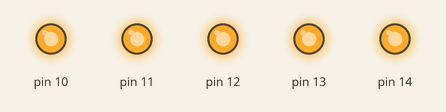
Recording of a sketch running on a simulated Arduino Uno, built with avr-gcc and run on an emulated ATmega328P. On the bench: output pins drawn as LEDs (lit = HIGH).

Above: at 0.15 s.
At 2.25 s:
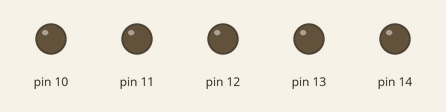
Timing chart, 0 to 3.0 s (numbered marks = the images above):
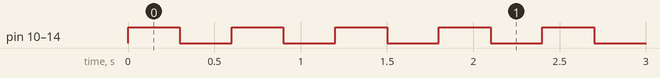

Measured:
- by itself, pin 10–14: alternates HIGH for 0.30 s and LOW for 0.30 s

The sketch:

pro7_for_loop_4_led_blinking.ino
```cpp
int del = 300;
void setup() {
  // put your setup code here, to run once:
  for (int i = 10; i <= 14; i++) {
    pinMode(i, OUTPUT);
  }
}

void loop() {
  // put your main code here, to run repeatedly:

  for (int i = 10; i <= 14; i++) {
    digitalWrite(i, HIGH);
  }
  delay(del);
  for (int i = 10; i <= 14; i++) {
    digitalWrite(i, LOW);
  }
  delay(del);
}
```
